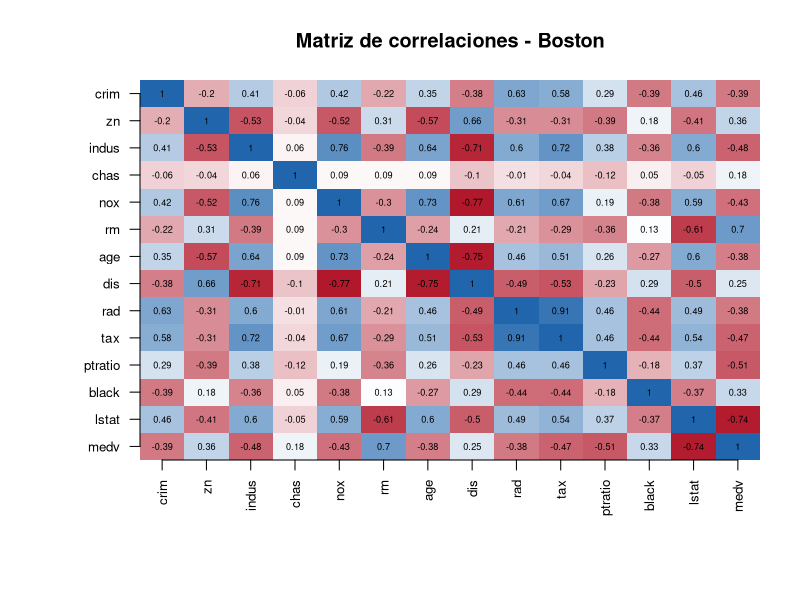
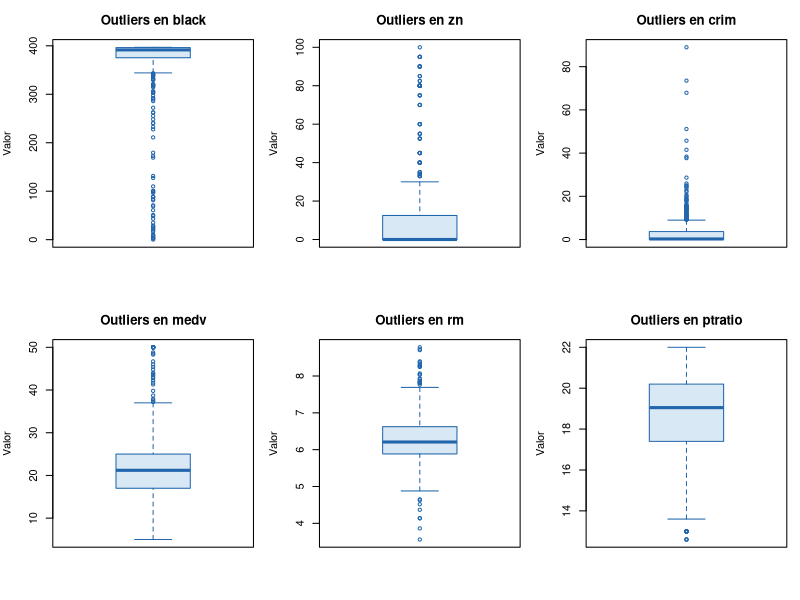
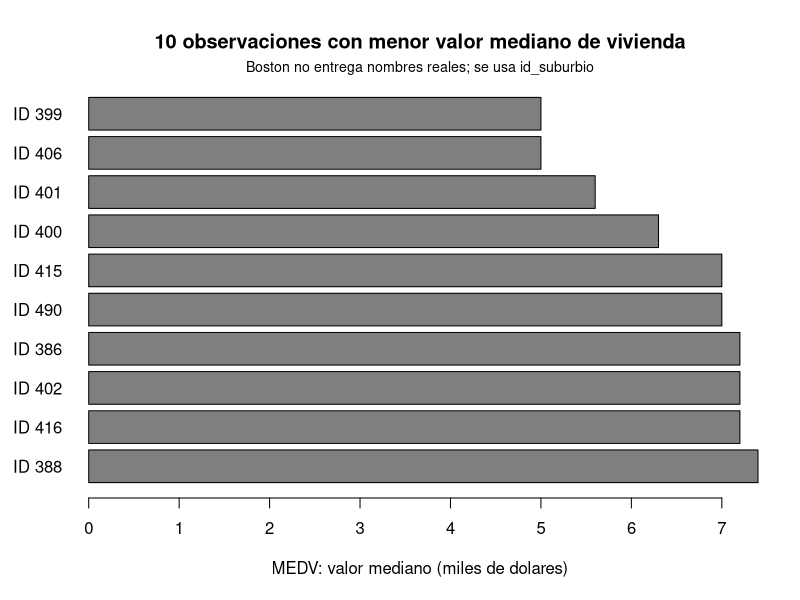
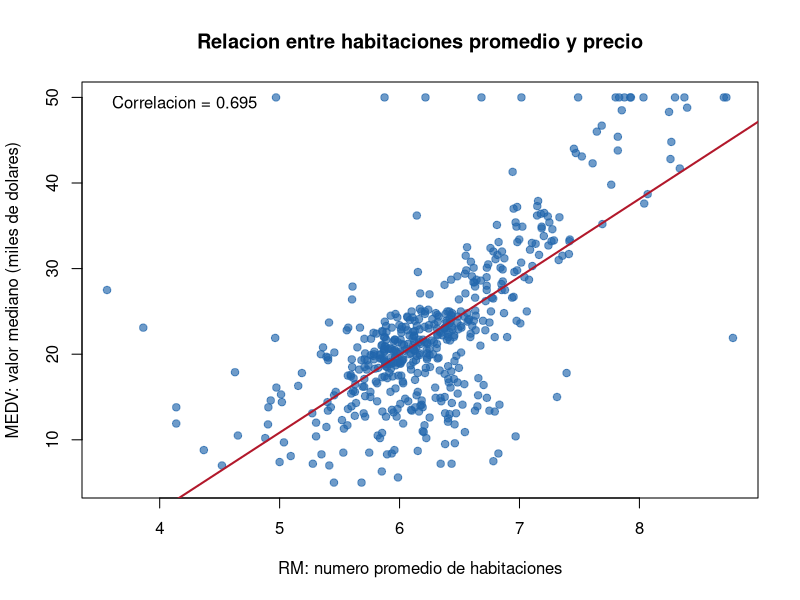
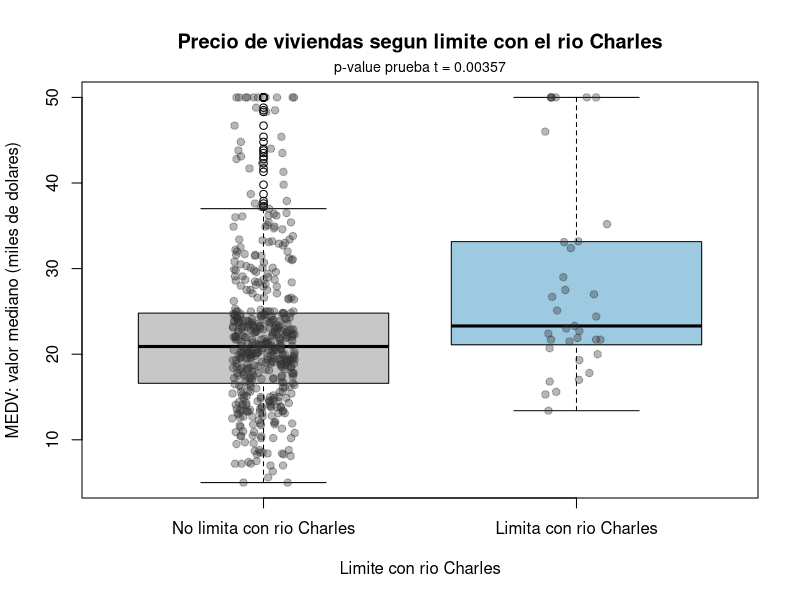
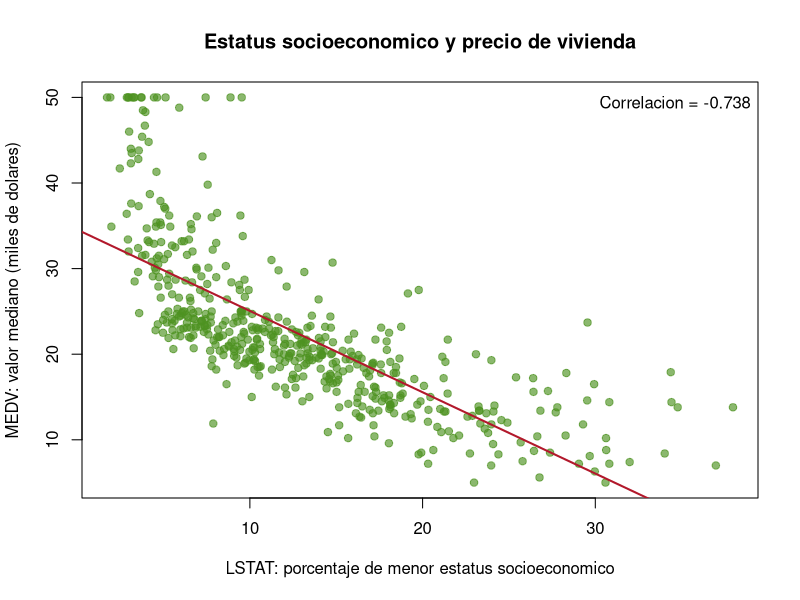
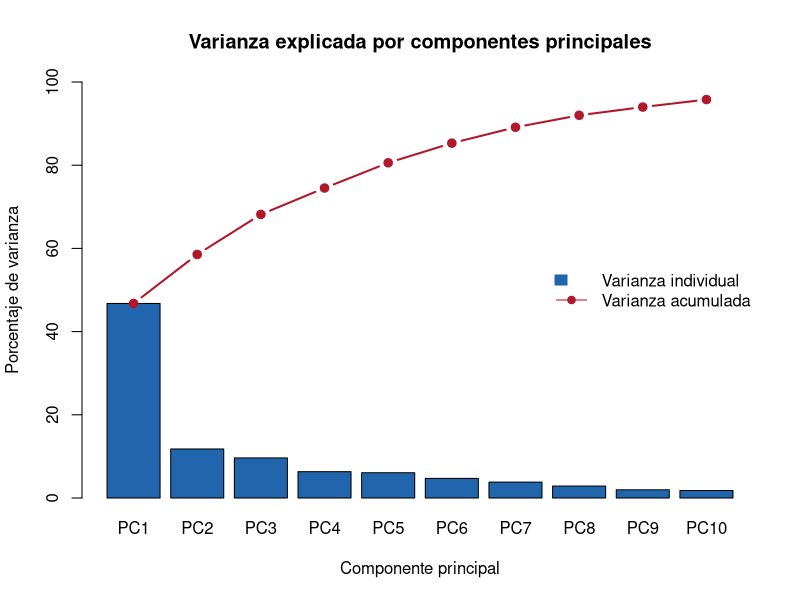
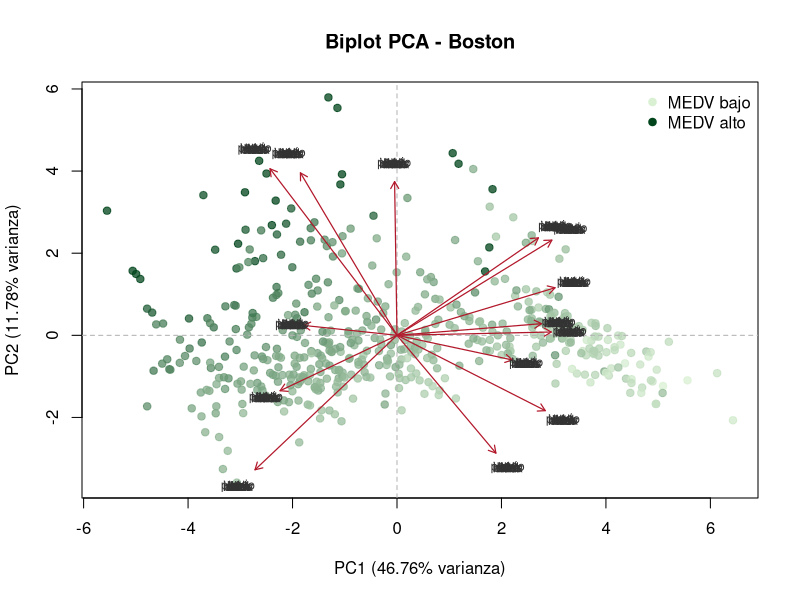

The R source for these figures, in order:
# ============================================================
# Tarea 4 - INFO1184 Inteligencia de Negocios
# Analisis de datos y visualizacion
# Dataset: Boston (paquete MASS)
# Tecnica: Analisis de Componentes Principales (PCA)
# Metodologia: CRISP-DM (Fases 1 a 5)
# ============================================================

# Este script usa R base y MASS para que sea facil de ejecutar,
# leer y explicar. Genera figuras PDF y tablas CSV en carpetas locales.

# ============================================================
# 0. Configuracion inicial
# ============================================================

if (!requireNamespace("MASS", quietly = TRUE)) {
  stop("El paquete MASS es requerido para cargar el dataset Boston.")
}

library(MASS)

set.seed(1184)

dir_figuras <- "figuras"
dir_salidas <- "salidas"

dir.create(dir_figuras, showWarnings = FALSE)
dir.create(dir_salidas, showWarnings = FALSE)

guardar_csv <- function(tabla, nombre, filas = FALSE) {
  write.csv(tabla, file.path(dir_salidas, nombre), row.names = filas)
}

coeficientes_modelo <- function(modelo) {
  tabla <- as.data.frame(coef(summary(modelo)))
  tabla$termino <- rownames(tabla)
  rownames(tabla) <- NULL
  tabla <- tabla[, c("termino", setdiff(names(tabla), "termino"))]
  names(tabla) <- c("termino", "estimacion", "error_estandar", "valor_t", "p_valor")
  tabla
}

rmse <- function(real, predicho) {
  sqrt(mean((real - predicho)^2))
}

mae <- function(real, predicho) {
  mean(abs(real - predicho))
}

r2 <- function(real, predicho) {
  1 - sum((real - predicho)^2) / sum((real - mean(real))^2)
}

cat("\n============================================================\n")
cat("Tarea 4 - Analisis Boston con PCA\n")
cat("============================================================\n")

# ============================================================
# Fase 1: Comprension del negocio
# ============================================================

# Objetivo general:
# Analizar el mercado habitacional de Boston para identificar patrones
# asociados al precio de viviendas, entorno urbano y tasa de criminalidad.
# La tecnica central es PCA, apoyada con estadistica descriptiva,
# visualizaciones y regresion lineal simple.

preguntas <- c(
  "1. Hay valores atipicos en al menos dos variables?",
  "2. Que suburbios tienen las casas mas baratas?",
  "3. Como influye el tamano de la casa en su precio?",
  "4. Afecta la condicion de limitar con el rio Charles (chas) al valor de las casas?",
  "5. Cual es el impacto del estatus socioeconomico?",
  "6. Es posible predecir la tasa de criminalidad?"
)

cat("\nFase 1: preguntas de investigacion\n")
print(preguntas)

# ============================================================
# Fase 2: Comprension de los datos
# ============================================================

data("Boston", package = "MASS")

boston <- Boston
boston$id_suburbio <- seq_len(nrow(boston))
boston$chas_factor <- factor(
  boston$chas,
  levels = c(0, 1),
  labels = c("No limita con rio Charles", "Limita con rio Charles")
)

vars_analisis <- c(
  "crim", "zn", "indus", "chas", "nox", "rm", "age", "dis",
  "rad", "tax", "ptratio", "black", "lstat", "medv"
)

diccionario <- data.frame(
  variable = vars_analisis,
  descripcion = c(
    "Tasa de criminalidad per capita por suburbio",
    "Proporcion de suelo residencial para lotes grandes",
    "Proporcion de acres industriales no minoristas",
    "Indicador de limite con el rio Charles: 1 si limita, 0 si no",
    "Concentracion de oxidos nitricos",
    "Numero promedio de habitaciones por vivienda",
    "Proporcion de viviendas construidas antes de 1940",
    "Distancia ponderada a centros de empleo de Boston",
    "Indice de accesibilidad a autopistas radiales",
    "Tasa de impuesto a la propiedad",
    "Ratio alumno-profesor por localidad",
    "Variable historica B del dataset original",
    "Porcentaje de poblacion de menor estatus socioeconomico",
    "Valor mediano de viviendas en miles de dolares"
  )
)

guardar_csv(diccionario, "00_diccionario_variables.csv")

cat("\nFase 2: dimensiones del dataset\n")
print(dim(boston))

cat("\nEstructura del dataset\n")
str(boston)

cat("\nResumen estadistico\n")
print(summary(boston[vars_analisis]))

cat("\nValores faltantes por variable\n")
print(colSums(is.na(boston[vars_analisis])))

resumen_variables <- data.frame(
  variable = vars_analisis,
  n = NA_integer_,
  faltantes = NA_integer_,
  media = NA_real_,
  mediana = NA_real_,
  desviacion = NA_real_,
  minimo = NA_real_,
  maximo = NA_real_
)

for (i in seq_along(vars_analisis)) {
  variable <- vars_analisis[i]
  x <- boston[[variable]]
  resumen_variables$n[i] <- length(x)
  resumen_variables$faltantes[i] <- sum(is.na(x))
  resumen_variables$media[i] <- round(mean(x, na.rm = TRUE), 3)
  resumen_variables$mediana[i] <- round(median(x, na.rm = TRUE), 3)
  resumen_variables$desviacion[i] <- round(sd(x, na.rm = TRUE), 3)
  resumen_variables$minimo[i] <- round(min(x, na.rm = TRUE), 3)
  resumen_variables$maximo[i] <- round(max(x, na.rm = TRUE), 3)
}

guardar_csv(resumen_variables, "01_resumen_variables.csv")

# Matriz de correlaciones
cor_matriz <- cor(boston[vars_analisis])
guardar_csv(round(cor_matriz, 4), "02_matriz_correlaciones.csv", filas = TRUE)

pdf(file.path(dir_figuras, "fig_01_matriz_correlaciones.pdf"), width = 8, height = 7)
par(mar = c(7, 7, 4, 2))
image(
  1:ncol(cor_matriz),
  1:nrow(cor_matriz),
  t(cor_matriz[nrow(cor_matriz):1, ]),
  axes = FALSE,
  col = colorRampPalette(c("#b2182b", "white", "#2166ac"))(100),
  main = "Matriz de correlaciones - Boston",
  xlab = "",
  ylab = ""
)
axis(1, at = seq_along(vars_analisis), labels = vars_analisis, las = 2, cex.axis = 0.8)
axis(2, at = seq_along(vars_analisis), labels = rev(vars_analisis), las = 2, cex.axis = 0.8)
for (i in seq_along(vars_analisis)) {
  for (j in seq_along(vars_analisis)) {
    text(i, length(vars_analisis) - j + 1, round(cor_matriz[j, i], 2), cex = 0.55)
  }
}
dev.off()

# Pregunta 1: valores atipicos con regla IQR
vars_outliers <- setdiff(vars_analisis, "chas")
outliers_iqr <- data.frame()

for (variable in vars_outliers) {
  x <- boston[[variable]]
  q1 <- quantile(x, 0.25, na.rm = TRUE)
  q3 <- quantile(x, 0.75, na.rm = TRUE)
  rango_iqr <- IQR(x, na.rm = TRUE)
  limite_inferior <- q1 - 1.5 * rango_iqr
  limite_superior <- q3 + 1.5 * rango_iqr
  es_outlier <- x < limite_inferior | x > limite_superior

  outliers_iqr <- rbind(
    outliers_iqr,
    data.frame(
      variable = variable,
      limite_inferior = round(limite_inferior, 4),
      limite_superior = round(limite_superior, 4),
      n_outliers = sum(es_outlier, na.rm = TRUE),
      pct_outliers = round(mean(es_outlier, na.rm = TRUE) * 100, 2)
    )
  )
}

outliers_iqr <- outliers_iqr[order(-outliers_iqr$n_outliers, outliers_iqr$variable), ]
rownames(outliers_iqr) <- NULL
guardar_csv(outliers_iqr, "03_outliers_iqr.csv")

top_outliers <- head(outliers_iqr$variable[outliers_iqr$n_outliers > 0], 6)

pdf(file.path(dir_figuras, "fig_02_outliers_boxplot.pdf"), width = 8, height = 5)
par(mfrow = c(2, 3), mar = c(4, 4, 3, 1))
for (variable in top_outliers) {
  boxplot(
    boston[[variable]],
    main = paste("Outliers en", variable),
    ylab = "Valor",
    col = "#d9e8f5",
    border = "#2166ac",
    outline = TRUE
  )
}
dev.off()

# Pregunta 2: suburbios con casas mas baratas
# Boston no entrega nombres reales de suburbios. Por eso se usa id_suburbio,
# que corresponde al numero de fila de cada observacion.
orden_baratos <- order(boston$medv)
suburbios_baratos <- boston[orden_baratos[1:10], c("id_suburbio", "medv", "rm", "lstat", "crim", "chas_factor")]
names(suburbios_baratos) <- c("id_suburbio", "medv", "rm", "lstat", "crim", "chas")
guardar_csv(suburbios_baratos, "04_suburbios_mas_baratos.csv")

pdf(file.path(dir_figuras, "fig_03_suburbios_mas_baratos.pdf"), width = 8, height = 5)
barplot(
  rev(suburbios_baratos$medv),
  names.arg = paste0("ID ", rev(suburbios_baratos$id_suburbio)),
  horiz = TRUE,
  las = 1,
  col = "#7f7f7f",
  xlab = "MEDV: valor mediano (miles de dolares)",
  main = "10 observaciones con menor valor mediano de vivienda"
)
mtext("Boston no entrega nombres reales; se usa id_suburbio", side = 3, line = 0.3, cex = 0.85)
dev.off()

# Pregunta 3: tamano de la casa y precio
cor_rm_medv <- cor(boston$rm, boston$medv)
modelo_rm_medv <- lm(medv ~ rm, data = boston)
guardar_csv(coeficientes_modelo(modelo_rm_medv), "05_modelo_rm_medv.csv")

pdf(file.path(dir_figuras, "fig_04_rm_vs_medv.pdf"), width = 7, height = 5)
plot(
  boston$rm,
  boston$medv,
  pch = 19,
  col = adjustcolor("#2166ac", alpha.f = 0.65),
  xlab = "RM: numero promedio de habitaciones",
  ylab = "MEDV: valor mediano (miles de dolares)",
  main = "Relacion entre habitaciones promedio y precio"
)
abline(modelo_rm_medv, col = "#b2182b", lwd = 2)
legend("topleft", legend = paste("Correlacion =", round(cor_rm_medv, 3)), bty = "n")
dev.off()

# Pregunta 4: condicion de limitar con el rio Charles y precio
resumen_chas <- aggregate(
  medv ~ chas_factor,
  data = boston,
  FUN = function(x) c(n = length(x), media = mean(x), mediana = median(x), sd = sd(x))
)
resumen_chas <- data.frame(chas_factor = resumen_chas$chas_factor, resumen_chas$medv)
names(resumen_chas) <- c("chas", "n", "medv_media", "medv_mediana", "medv_sd")
resumen_chas$medv_media <- round(resumen_chas$medv_media, 3)
resumen_chas$medv_mediana <- round(resumen_chas$medv_mediana, 3)
resumen_chas$medv_sd <- round(resumen_chas$medv_sd, 3)

test_chas <- t.test(medv ~ chas_factor, data = boston)
modelo_chas_medv <- lm(medv ~ chas_factor, data = boston)

guardar_csv(resumen_chas, "06_resumen_chas_medv.csv")
guardar_csv(coeficientes_modelo(modelo_chas_medv), "07_modelo_chas_medv.csv")

pdf(file.path(dir_figuras, "fig_05_chas_vs_medv.pdf"), width = 7, height = 5)
boxplot(
  medv ~ chas_factor,
  data = boston,
  col = c("#c7c7c7", "#9ecae1"),
  xlab = "Limite con rio Charles",
  ylab = "MEDV: valor mediano (miles de dolares)",
  main = "Precio de viviendas segun limite con el rio Charles"
)
stripchart(medv ~ chas_factor, data = boston, vertical = TRUE, method = "jitter", pch = 19,
           col = adjustcolor("#333333", alpha.f = 0.35), add = TRUE)
mtext(paste("p-value prueba t =", signif(test_chas$p.value, 3)), side = 3, line = 0.3, cex = 0.85)
dev.off()

# Pregunta 5: estatus socioeconomico y precio
cor_lstat_medv <- cor(boston$lstat, boston$medv)
modelo_lstat_medv <- lm(medv ~ lstat, data = boston)
guardar_csv(coeficientes_modelo(modelo_lstat_medv), "08_modelo_lstat_medv.csv")

pdf(file.path(dir_figuras, "fig_06_lstat_vs_medv.pdf"), width = 7, height = 5)
plot(
  boston$lstat,
  boston$medv,
  pch = 19,
  col = adjustcolor("#4d9221", alpha.f = 0.65),
  xlab = "LSTAT: porcentaje de menor estatus socioeconomico",
  ylab = "MEDV: valor mediano (miles de dolares)",
  main = "Estatus socioeconomico y precio de vivienda"
)
abline(modelo_lstat_medv, col = "#b2182b", lwd = 2)
legend("topright", legend = paste("Correlacion =", round(cor_lstat_medv, 3)), bty = "n")
dev.off()

cat("\nFase 2 completada: EDA y respuestas 1 a 5 preparadas.\n")

# ============================================================
# Fase 3: Preparacion de los datos
# ============================================================

# PCA requiere variables comparables, por eso se estandarizan con z-score.
# Se mantiene chas como variable binaria 0/1 dentro del conjunto numerico.
pca_data <- boston[, vars_analisis]
pca_scaled <- scale(pca_data)

revision_escalado <- data.frame(
  variable = vars_analisis,
  media_escalada = round(colMeans(pca_scaled), 4),
  sd_escalada = round(apply(pca_scaled, 2, sd), 4)
)
guardar_csv(revision_escalado, "09_revision_escalado_pca.csv")

cat("\nFase 3: revision de datos estandarizados para PCA\n")
print(revision_escalado)

# ============================================================
# Fase 4: Modelado con PCA
# ============================================================

pca_boston <- prcomp(pca_data, center = TRUE, scale. = TRUE)

varianza <- pca_boston$sdev^2 / sum(pca_boston$sdev^2)
pca_varianza <- data.frame(
  componente = paste0("PC", seq_along(varianza)),
  varianza = round(varianza, 4),
  varianza_pct = round(varianza * 100, 2),
  varianza_acumulada_pct = round(cumsum(varianza) * 100, 2)
)
guardar_csv(pca_varianza, "10_pca_varianza_explicada.csv")

pca_cargas <- as.data.frame(pca_boston$rotation)
pca_cargas$variable <- rownames(pca_cargas)
pca_cargas$abs_PC1 <- abs(pca_cargas$PC1)
pca_cargas$abs_PC2 <- abs(pca_cargas$PC2)
pca_cargas$importancia_PC1_PC2 <- sqrt(pca_cargas$PC1^2 + pca_cargas$PC2^2)
pca_cargas <- pca_cargas[, c(
  "variable", "PC1", "PC2", "abs_PC1", "abs_PC2", "importancia_PC1_PC2",
  paste0("PC", 3:ncol(pca_boston$rotation))
)]
pca_cargas_redondeadas <- pca_cargas
pca_cargas_redondeadas[, -1] <- round(pca_cargas_redondeadas[, -1], 4)
guardar_csv(pca_cargas_redondeadas, "11_pca_cargas_variables.csv")

pdf(file.path(dir_figuras, "fig_07_pca_varianza_explicada.pdf"), width = 8, height = 5)
bar_centros <- barplot(
  pca_varianza$varianza_pct[1:10],
  names.arg = pca_varianza$componente[1:10],
  col = "#2166ac",
  ylim = c(0, 100),
  ylab = "Porcentaje de varianza",
  xlab = "Componente principal",
  main = "Varianza explicada por componentes principales"
)
lines(bar_centros, pca_varianza$varianza_acumulada_pct[1:10], type = "b", pch = 19, col = "#b2182b", lwd = 2)
legend("right", legend = c("Varianza individual", "Varianza acumulada"),
       fill = c("#2166ac", NA), border = c("#2166ac", NA),
       lty = c(NA, 1), pch = c(NA, 19), col = c("#2166ac", "#b2182b"), bty = "n")
dev.off()

scores_pca <- as.data.frame(pca_boston$x[, 1:2])
scores_pca$id_suburbio <- boston$id_suburbio
scores_pca$medv <- boston$medv
scores_pca$crim <- boston$crim
scores_pca$chas <- boston$chas_factor

cargas_pca <- pca_boston$rotation[, 1:2]
escala_flechas <- min(
  max(abs(scores_pca$PC1)) / max(abs(cargas_pca[, 1])),
  max(abs(scores_pca$PC2)) / max(abs(cargas_pca[, 2]))
) * 0.70

colores_medv <- colorRampPalette(c("#d9f0d3", "#00441b"))(100)
grupos_color <- cut(scores_pca$medv, breaks = 100, include.lowest = TRUE, labels = FALSE)

pdf(file.path(dir_figuras, "fig_08_pca_biplot.pdf"), width = 8, height = 6)
plot(
  scores_pca$PC1,
  scores_pca$PC2,
  pch = 19,
  col = adjustcolor(colores_medv[grupos_color], alpha.f = 0.75),
  xlab = paste0("PC1 (", pca_varianza$varianza_pct[1], "% varianza)"),
  ylab = paste0("PC2 (", pca_varianza$varianza_pct[2], "% varianza)"),
  main = "Biplot PCA - Boston"
)
abline(h = 0, v = 0, col = "gray70", lty = 2)
for (i in seq_len(nrow(cargas_pca))) {
  arrows(0, 0, cargas_pca[i, 1] * escala_flechas, cargas_pca[i, 2] * escala_flechas,
         length = 0.08, col = "#b2182b", lwd = 1.2)
  text(cargas_pca[i, 1] * escala_flechas * 1.12,
       cargas_pca[i, 2] * escala_flechas * 1.12,
       labels = rownames(cargas_pca), col = "#333333", cex = 0.75)
}
legend("topright", legend = c("MEDV bajo", "MEDV alto"),
       col = c("#d9f0d3", "#00441b"), pch = 19, bty = "n")
dev.off()

cat("\nFase 4 completada: PCA generado.\n")

# ============================================================
# Fase 5: Evaluacion y prediccion de criminalidad
# ============================================================

# Para responder la pregunta 6, crim es la variable objetivo. El PCA
# predictivo se calcula solo con las otras variables; luego se entrena una
# regresion lineal sobre log1p(crim), lo que reduce asimetria y outliers.
vars_predictoras_crim <- setdiff(vars_analisis, "crim")
datos_modelo <- boston[, c("crim", vars_predictoras_crim)]

idx_train <- sample(seq_len(nrow(datos_modelo)), size = floor(0.70 * nrow(datos_modelo)))
train <- datos_modelo[idx_train, ]
test <- datos_modelo[-idx_train, ]

train_x <- train[, vars_predictoras_crim]
test_x <- test[, vars_predictoras_crim]

pca_pred <- prcomp(train_x, center = TRUE, scale. = TRUE)
varianza_pred <- pca_pred$sdev^2 / sum(pca_pred$sdev^2)
n_componentes <- which(cumsum(varianza_pred) >= 0.80)[1]
pc_modelo <- paste0("PC", seq_len(n_componentes))

train_pcs <- as.data.frame(pca_pred$x[, pc_modelo, drop = FALSE])
train_pcs$log_crim <- log1p(train$crim)

test_pcs <- as.data.frame(predict(pca_pred, newdata = test_x)[, pc_modelo, drop = FALSE])

modelo_crim <- lm(log_crim ~ ., data = train_pcs)
pred_log_crim <- predict(modelo_crim, newdata = test_pcs)
pred_crim <- pmax(0, expm1(pred_log_crim))

real_crim <- test$crim
real_log_crim <- log1p(real_crim)
pred_baseline <- rep(mean(train$crim), length(real_crim))

rmse_modelo <- rmse(real_crim, pred_crim)
mae_modelo <- mae(real_crim, pred_crim)
r2_original <- r2(real_crim, pred_crim)
r2_log <- r2(real_log_crim, pred_log_crim)
rmse_baseline <- rmse(real_crim, pred_baseline)
mejora_rmse_pct <- (1 - rmse_modelo / rmse_baseline) * 100

metricas_crim <- data.frame(
  modelo = "Regresion lineal con PCA",
  target = "log1p(crim)",
  n_train = nrow(train),
  n_test = nrow(test),
  n_componentes_pca = n_componentes,
  varianza_pca_pct = round(sum(varianza_pred[seq_len(n_componentes)]) * 100, 2),
  rmse_crim = round(rmse_modelo, 4),
  mae_crim = round(mae_modelo, 4),
  r2_crim_original = round(r2_original, 4),
  r2_log_crim = round(r2_log, 4),
  rmse_baseline = round(rmse_baseline, 4),
  mejora_rmse_pct = round(mejora_rmse_pct, 2)
)

guardar_csv(metricas_crim, "12_metricas_prediccion_crim.csv")
guardar_csv(coeficientes_modelo(modelo_crim), "13_modelo_pca_crim.csv")

predicciones_crim <- data.frame(
  crim_real = round(real_crim, 4),
  crim_predicho = round(pred_crim, 4),
  log_crim_real = round(real_log_crim, 4),
  log_crim_predicho = round(pred_log_crim, 4)
)
guardar_csv(predicciones_crim, "14_predicciones_crim_test.csv")

pdf(file.path(dir_figuras, "fig_09_prediccion_crim.pdf"), width = 7, height = 5)
plot(
  real_log_crim,
  pred_log_crim,
  pch = 19,
  col = adjustcolor("#2166ac", alpha.f = 0.70),
  xlab = "Criminalidad real transformada: log1p(crim)",
  ylab = "Criminalidad predicha transformada",
  main = "Prediccion de criminalidad con PCA"
)
abline(0, 1, col = "#b2182b", lwd = 2)
legend("topleft", legend = paste("R2 log =", round(r2_log, 3)), bty = "n")
dev.off()

# Sintesis de respuestas de investigacion
top2_outliers <- head(outliers_iqr[outliers_iqr$n_outliers > 0, ], 2)
outliers_sin_black <- outliers_iqr[outliers_iqr$variable != "black" & outliers_iqr$n_outliers > 0, ]
coef_rm <- coef(modelo_rm_medv)["rm"]
coef_lstat <- coef(modelo_lstat_medv)["lstat"]
diferencia_chas <- resumen_chas$medv_media[resumen_chas$chas == "Limita con rio Charles"] -
  resumen_chas$medv_media[resumen_chas$chas == "No limita con rio Charles"]

if (r2_log >= 0.50 && mejora_rmse_pct > 0) {
  respuesta_crim <- "Si, el modelo con PCA muestra capacidad predictiva razonable sobre log1p(crim)."
} else if (mejora_rmse_pct > 0) {
  respuesta_crim <- "Parcialmente, el modelo mejora al promedio base, pero su capacidad predictiva es limitada."
} else {
  respuesta_crim <- "No de forma confiable con este modelo simple; no mejora el promedio base."
}

respuestas <- data.frame(
  pregunta = c(
    "1. Valores atipicos",
    "2. Suburbios mas baratos",
    "3. Tamano de casa y precio",
    "4. Limite con rio Charles y precio",
    "5. Estatus socioeconomico",
    "6. Prediccion de criminalidad"
  ),
  respuesta = c(
    paste0(
      "Si. Las dos variables con mas outliers por IQR son ",
      top2_outliers$variable[1], " (", top2_outliers$n_outliers[1], ") y ",
      top2_outliers$variable[2], " (", top2_outliers$n_outliers[2], "). ",
      "Sin depender de black, tambien destacan ", outliers_sin_black$variable[1],
      " (", outliers_sin_black$n_outliers[1], ") y ", outliers_sin_black$variable[2],
      " (", outliers_sin_black$n_outliers[2], ")."
    ),
    paste0(
      "El dataset no entrega nombres reales de suburbios. Se reportan observaciones/IDs; ",
      "los registros mas baratos estan en ",
      "04_suburbios_mas_baratos.csv; el menor MEDV observado es ",
      min(suburbios_baratos$medv), " miles de dolares."
    ),
    paste0(
      "La relacion es positiva: correlacion rm-medv = ", round(cor_rm_medv, 3),
      "; cada habitacion promedio adicional se asocia a ", round(coef_rm, 3),
      " miles de dolares mas en MEDV."
    ),
    paste0(
      "Los sectores que limitan con el rio Charles tienen una media de MEDV ",
      round(diferencia_chas, 3), " miles de dolares mayor que las que no limitan; p-value = ",
      signif(test_chas$p.value, 3), ". chas es binaria y no mide distancia exacta."
    ),
    paste0(
      "El impacto es negativo: correlacion lstat-medv = ", round(cor_lstat_medv, 3),
      "; cada punto adicional en LSTAT se asocia a ", round(coef_lstat, 3),
      " miles de dolares menos en MEDV."
    ),
    paste0(
      respuesta_crim,
      " R2 log = ", round(r2_log, 3),
      ", mejora RMSE vs base = ", round(mejora_rmse_pct, 2), "%.",
      " Es un resultado academico, no un modelo listo para despliegue."
    )
  )
)

guardar_csv(respuestas, "15_respuestas_investigacion.csv")

cat("\nFase 5 completada: evaluacion y respuestas consolidadas.\n")
cat("\n--- Respuestas de investigacion ---\n")
print(respuestas)

cat("\n--- Archivos generados ---\n")
cat("Figuras PDF en:", dir_figuras, "\n")
cat("Tablas CSV en:", dir_salidas, "\n")
cat("\nAnalisis completado exitosamente.\n")
